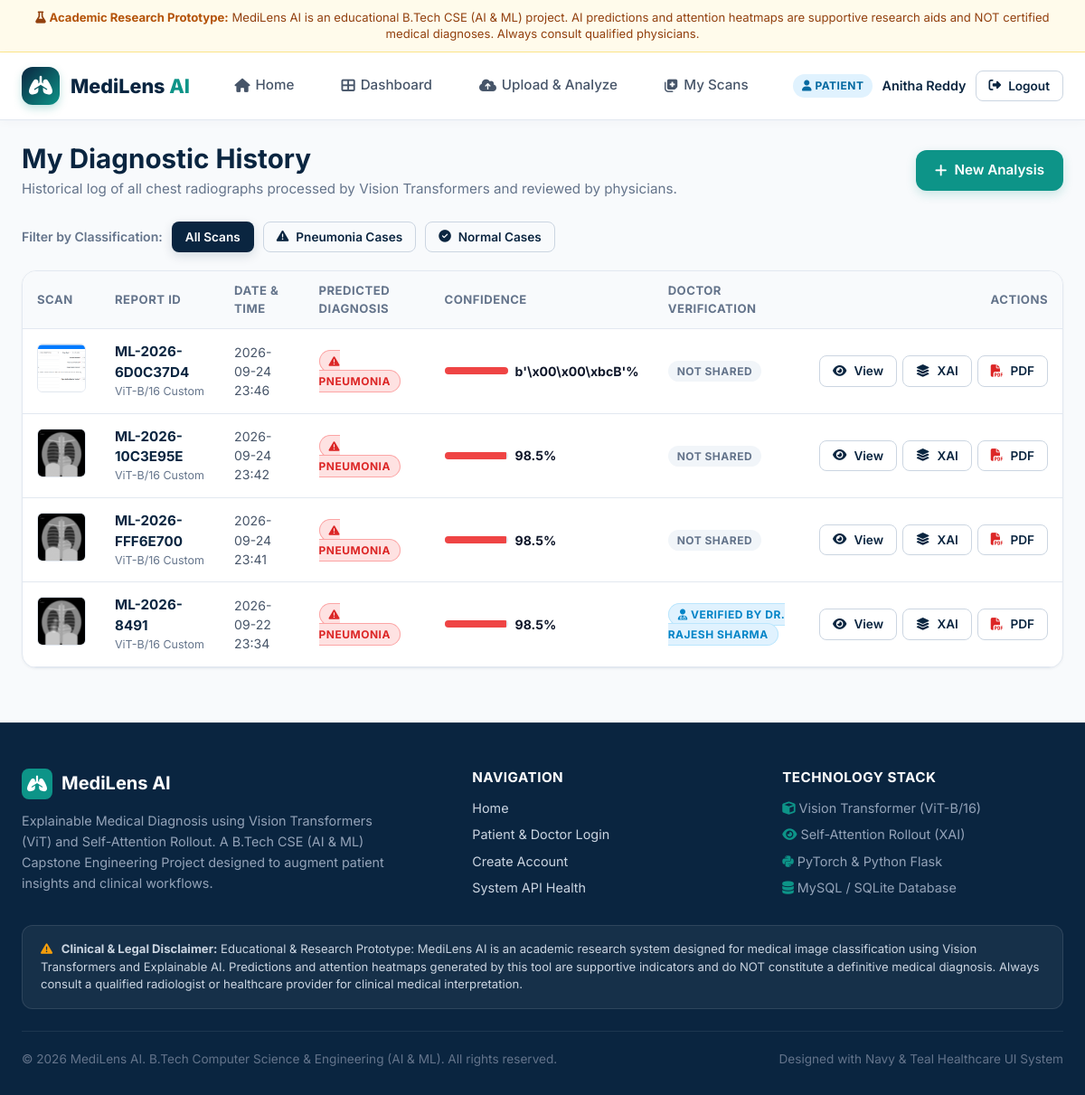
The page /patient/history (signed in) on the database its author committed.
### tables this page shows
CREATE TABLE analyses (
            id INTEGER PRIMARY KEY AUTOINCREMENT,
            report_id VARCHAR(50) UNIQUE NOT NULL,
            patient_id INTEGER NOT NULL,
            patient_name VARCHAR(120) NOT NULL,
            original_image_path VARCHAR(255) NOT NULL,
            heatmap_path VARCHAR(255) NOT NULL,
            overlay_path VARCHAR(255) NOT NULL,
            patch_grid_path VARCHAR(255) DEFAULT NULL,
            predicted_class VARCHAR(50) NOT NULL,
            confidence REAL NOT NULL,
            normal_prob REAL NOT NULL,
            pneumonia_prob REAL NOT NULL,
            findings_summary TEXT,
            affected_regions TEXT,
            model_type VARCHAR(100) DEFAULT 'Vision Transformer (ViT-B/16 Custom)',
            model_status VARCHAR(50) DEFAULT 'Active Inference',
            created_at TIMESTAMP DEFAULT CURRENT_TIMESTAMP,
            FOREIGN KEY(patient_id) REFERENCES users(id) ON DELETE CASCADE
        );

CREATE TABLE doctor_reviews (
            id INTEGER PRIMARY KEY AUTOINCREMENT,
            analysis_id INTEGER NOT NULL,
            doctor_id INTEGER NOT NULL,
            doctor_name VARCHAR(120) NOT NULL,
            doctor_specialty VARCHAR(100),
            review_status VARCHAR(50) DEFAULT 'Reviewed',
            clinical_verdict VARCHAR(100) NOT NULL,
            clinical_notes TEXT,
            recommendations TEXT,
            reviewed_at TIMESTAMP DEFAULT CURRENT_TIMESTAMP,
            FOREIGN KEY(analysis_id) REFERENCES analyses(id) ON DELETE CASCADE,
            FOREIGN KEY(doctor_id) REFERENCES users(id) ON DELETE CASCADE
        );

### routes/patient.py (the view)
@patient_bp.route('/history')
@login_required('patient')
def history_page():
    user_id = session['user_id']
    filter_class = request.args.get('filter_class', '')
    query = """
        SELECT a.*,
               dr.review_status as doc_status,
               dr.doctor_name,
               dr.clinical_verdict,
               rs.share_status
        FROM analyses a
        LEFT JOIN doctor_reviews dr ON a.id = dr.analysis_id
        LEFT JOIN report_shares rs ON a.id = rs.analysis_id
        WHERE a.patient_id = %s
    """
    params = [user_id]
    if filter_class:
        query += " AND a.predicted_class = %s"
        params.append(filter_class)
    query += " ORDER BY a.created_at DESC"
    analyses = query_db(query, tuple(params))
    return render_template(
        'patient/history.html',
        analyses=analyses,
        filter_class=filter_class,
        disclaimer=Config.DISCLAIMER_TEXT
    )

### database/db.py (called while the page is built, shortened)
def get_db_connection():
    os.makedirs(os.path.dirname(Config.SQLITE_DB_PATH), exist_ok=True)
    conn = sqlite3.connect(Config.SQLITE_DB_PATH)
    conn.row_factory = sqlite3.Row
    return conn, 'sqlite'

def query_db(query, args=(), one=False):
    conn, engine = get_db_connection()
    try:
        cur = conn.cursor()
        clean_args = []
        for a in args:
            if hasattr(a, 'isoformat'):
                clean_args.append(a.isoformat())
            else:
                clean_args.append(a)
        formatted_query = query
        if engine == 'sqlite':
            formatted_query = query.replace('%s', '?')
        cur.execute(formatted_query, clean_args)
        if engine == 'sqlite':
            rows = cur.fetchall()
            rv = [dict(row) for row in rows]
        else:
            rv = cur.fetchall()
        cur.close()
        conn.close()
        return (rv[0] if rv else None) if one else rv
    except Exception as e:
        conn.close()
        print(f"[DB Query Error]: {e} in query: {query}")
        raise e

### routes/auth.py (called while the page is built, shortened)
def login_required(roles=None):
    def decorator(f):
        @wraps(f)
        def decorated_function(*args, **kwargs):
            if 'user_id' not in session:
                flash("Please log in to access this page.", "warning")
                return redirect(url_for('auth.login', next=request.url))
            user_role = session.get('user_role')
            if roles is not None:
                allowed_roles = [roles] if isinstance(roles, str) else roles
            return f(*args, **kwargs)
        return decorated_function
    return decorator

### templates/patient/history.html (shortened to what this page needs)
{% extends 'base.html' %}
{% block content %}
<div class="container" style="margin-top: 24px;">
    <div style="display: flex; justify-content: space-between; align-items: center; margin-bottom: 24px; flex-wrap: wrap; gap: 16px;">
        <div>
            <h1 style="font-size: 1.85rem; color: var(--primary-navy); margin-bottom: 4px;">My Diagnostic History</h1>
            <p style="color: var(--text-muted); font-size: 0.95rem;">
                Historical log of all chest radiographs processed by Vision Transformers and reviewed by physicians.
            </p>
        </div>
        <div>
            <a href="{{ url_for('patient.upload_page') }}" class="btn btn-teal">
                <i class="fas fa-plus"></i> New Analysis
            </a>
        </div>
    </div>
    <div style="margin-bottom: 20px; display: flex; gap: 10px; align-items: center;">
        <span style="font-size: 0.88rem; font-weight: 600; color: var(--text-muted);">Filter by Classification:</span>
        <a href="{{ url_for('patient.history_page') }}" class="btn btn-sm {% if not filter_class %}btn-primary{% else %}btn-outline{% endif %}">
            All Scans
        </a>
        <a href="{{ url_for('patient.history_page', filter_class='Pneumonia') }}" class="btn btn-sm {% if filter_class == 'Pneumonia' %}btn-danger{% else %}btn-outline{% endif %}">
            <i class="fas fa-exclamation-triangle"></i> Pneumonia Cases
        </a>
        <a href="{{ url_for('patient.history_page', filter_class='Normal') }}" class="btn btn-sm {% if filter_class == 'Normal' %}btn-teal{% else %}btn-outline{% endif %}">
            <i class="fas fa-check-circle"></i> Normal Cases
        </a>
    </div>
    <div class="card" style="padding: 0; overflow: hidden;">
        {% if analyses %}
        <div class="table-responsive">
            <table class="table">
                <thead>
                    <tr>
                        <th style="width: 70px;">Scan</th>
                        <th>Report ID</th>
                        <th>Date & Time</th>
                        <th>Predicted Diagnosis</th>
                        <th>Confidence</th>
                        <th>Doctor Verification</th>
                        <th style="text-align: right;">Actions</th>
                    </tr>
                </thead>
                <tbody>
                    {% for a in analyses %}
                    <tr>
                        <td>
                            <img src="{{ url_for('static', filename=a.original_image_path) }}" alt="Thumbnail" style="width: 54px; height: 54px; object-fit: cover; border-radius: 6px; border: 1px solid var(--border-subtle);">
                        </td>
                        <td>
                            <strong style="color: var(--primary-navy); font-size: 0.95rem;">{{ a.report_id }}</strong>
                            <div style="font-size: 0.78rem; color: var(--text-muted);">ViT-B/16 Custom</div>
                        </td>
                        <td style="color: var(--text-secondary); font-size: 0.88rem;">
                            {{ a.created_at|datetime_format }}
                        </td>
                        <td>
                            {% if a.predicted_class == 'Pneumonia' %}
                            <span class="badge-role" style="background: #FEE2E2; color: #DC2626; border: 1px solid #FCA5A5;">
                                <i class="fas fa-exclamation-triangle"></i> Pneumonia
                            </span>
                            {% else %}
                            <span class="badge-role" style="background: #ECFDF5; color: #059669; border: 1px solid #A7F3D0;">
                                <i class="fas fa-check-circle"></i> Normal
                            </span>
                            {% endif %}
                        </td>
                        <td>
                            <div style="display: flex; align-items: center; gap: 8px;">
                                <div style="width: 70px; height: 8px; background: #E2E8F0; border-radius: 4px; overflow: hidden;">
                                    <div style="width: {{ a.confidence }}%; height: 100%; background: {% if a.predicted_class == 'Pneumonia' %}#EF4444{% else %}#10B981{% endif %};"></div>
                                </div>
                                <span style="font-weight: 700; font-size: 0.88rem;">{{ a.confidence }}%</span>
                            </div>
                        </td>
                        <td>
                            {% if a.doc_status == 'Reviewed' %}
                            <span class="badge-role" style="background: #E0F2FE; color: #0284C7; border: 1px solid #BAE6FD;" title="{{ a.clinical_verdict }}">
                                <i class="fas fa-user-md"></i> Verified by {{ a.doctor_name }}
                            </span>
                            {% elif a.share_status == 'Pending Review' %}
                            <span class="badge-role" style="background: #FFFBEB; color: #B45309; border: 1px solid #FDE68A;">
                                <i class="fas fa-hourglass-half"></i> Shared (Pending Review)
                            </span>
                            {% else %}
                            <span class="badge-role" style="background: #F1F5F9; color: #64748B;">
                                Not Shared
                            </span>
                            {% endif %}
                        </td>
                        <td style="text-align: right;">
                            <div style="display: inline-flex; gap: 6px;">
                                <a href="{{ url_for('patient.results_page', report_id=a.report_id) }}" class="btn btn-outline btn-sm" title="View Full Report & Heatmap">
                                    <i class="fas fa-eye"></i> View
                                </a>
                                <a href="{{ url_for('patient.explanation_page', report_id=a.report_id) }}" class="btn btn-outline btn-sm" title="Interactive XAI Explanation">
                                    <i class="fas fa-layer-group"></i> XAI
                                </a>
                                <a href="{{ url_for('patient.download_pdf', report_id=a.report_id) }}" class="btn btn-outline btn-sm" title="Download Official PDF">
                                    <i class="fas fa-file-pdf" style="color: #DC2626;"></i> PDF
                                </a>
                            </div>
                        </td>
                    </tr>
                    {% endfor %}
                </tbody>
            </table>
        </div>
        {% endif %}
    </div>
</div>
{% endblock %}

### static/css/style.css (style rules this page uses)
:root { --primary-navy: #0A2540; --primary-navy-dark: #07192C; --primary-navy-light: #1E3A5F; --secondary-teal: #0D9488; --secondary-teal-light: #14B8A6; --secondary-teal-dark: #0F766E; --accent-cyan: #0EA5E9; --accent-cyan-light: #38BDF8; --bg-page: #F8FAFC; --bg-white: #FFFFFF; --card-light-blue: #F0F9FF; --card-light-blue-border: #BAE6FD; --text-primary: #0F172A; --text-secondary: #475569; --text-muted: #64748B; --text-light: #94A3B8; --success: #10B981; --success-bg: #ECFDF5; --success-border: #A7F3D0; --danger: #EF4444; --danger-bg: #FEF2F2; --danger-border: #FECACA; --warning: #F59E0B; --warning-bg: #FFFBEB; --warning-border: #FDE68A; --info: #0284C7; --info-bg: #F0F9FF; --info-border: #BAE6FD; --border-subtle: #E2E8F0; --border-medium: #CBD5E1; --radius-sm: 8px; --radius-md: 12px; --radius-lg: 16px; --radius-xl: 24px; --radius-pill: 9999px; --shadow-sm: 0 1px 3px rgba(10, 37, 64, 0.05); --shadow-md: 0 4px 14px -2px rgba(10, 37, 64, 0.08); --shadow-lg: 0 10px 25px -3px rgba(10, 37, 64, 0.10); --shadow-xl: 0 20px 35px -5px rgba(10, 37, 64, 0.12); --transition-fast: 0.15s ease; --transition-normal: 0.25s ease; --transition-slow: 0.4s cubic-bezier(0.16, 1, 0.3, 1); }
* { margin: 0; padding: 0; box-sizing: border-box; }
body { font-family: 'Inter', system-ui, -apple-system, BlinkMacSystemFont, "Segoe UI", Roboto, sans-serif; background-color: var(--bg-page); color: var(--text-primary); line-height: 1.5; -webkit-font-smoothing: antialiased; min-height: 100vh; display: flex; flex-direction: column; }
h1, h2, h3, h4, h5, h6 { color: var(--primary-navy); font-weight: 700; line-height: 1.25; }
a { color: var(--secondary-teal); text-decoration: none; transition: color var(--transition-fast); }
.container { max-width: 1240px; margin: 0 auto; padding: 0 24px; }
.badge-role { font-size: 0.75rem; font-weight: 700; padding: 4px 10px; border-radius: var(--radius-pill); text-transform: uppercase; letter-spacing: 0.5px; }
.btn { display: inline-flex; align-items: center; justify-content: center; gap: 8px; padding: 10px 20px; font-size: 0.95rem; font-weight: 600; border-radius: var(--radius-md); cursor: pointer; transition: all var(--transition-fast); border: 1px solid transparent; text-decoration: none; }
.btn-primary { background: var(--primary-navy); color: #ffffff; box-shadow: 0 4px 12px rgba(10, 37, 64, 0.15); }
.btn-teal { background: var(--secondary-teal); color: #ffffff; box-shadow: 0 4px 12px rgba(13, 148, 136, 0.2); }
.btn-outline { background: transparent; color: var(--primary-navy); border-color: var(--border-medium); }
.btn-sm { padding: 6px 14px; font-size: 0.85rem; border-radius: var(--radius-sm); }
.card { background: var(--bg-white); border: 1px solid var(--border-subtle); border-radius: var(--radius-lg); box-shadow: var(--shadow-sm); padding: 24px; transition: box-shadow var(--transition-normal), transform var(--transition-normal); }
.table-responsive { overflow-x: auto; }
.table { width: 100%; border-collapse: collapse; text-align: left; }
.table th { background: var(--bg-page); padding: 12px 16px; font-size: 0.82rem; text-transform: uppercase; letter-spacing: 0.5px; color: var(--text-muted); border-bottom: 1px solid var(--border-subtle); }
.table td { padding: 14px 16px; border-bottom: 1px solid var(--border-subtle); vertical-align: middle; font-size: 0.92rem; }

### rows shown on the page
analyses: original_image_path (picture), report_id "ML-2026-6D0C37D4", created_at "2026-09-24 23:46", predicted_class "Pneumonia" (drawn), confidence "b'\\x00\\x00\\xbcB'", shows "NOT SHARED"
analyses: original_image_path (picture), report_id "ML-2026-10C3E95E", created_at "2026-09-24 23:42", predicted_class "Pneumonia" (drawn), confidence "98.5", shows "NOT SHARED"
analyses: original_image_path (picture), report_id "ML-2026-FFF6E700", created_at "2026-09-24 23:41", predicted_class "Pneumonia" (drawn), confidence "98.5", shows "NOT SHARED"
doctor_reviews: original_image_path (picture), report_id "ML-2026-8491", created_at "2026-09-22 23:34", confidence "98.5", doctor_name "DR. RAJESH SHARMA"

### other values the page prints
{{ current_user.role }} "PATIENT"
{{ current_user.name }} "Anitha Reddy"
